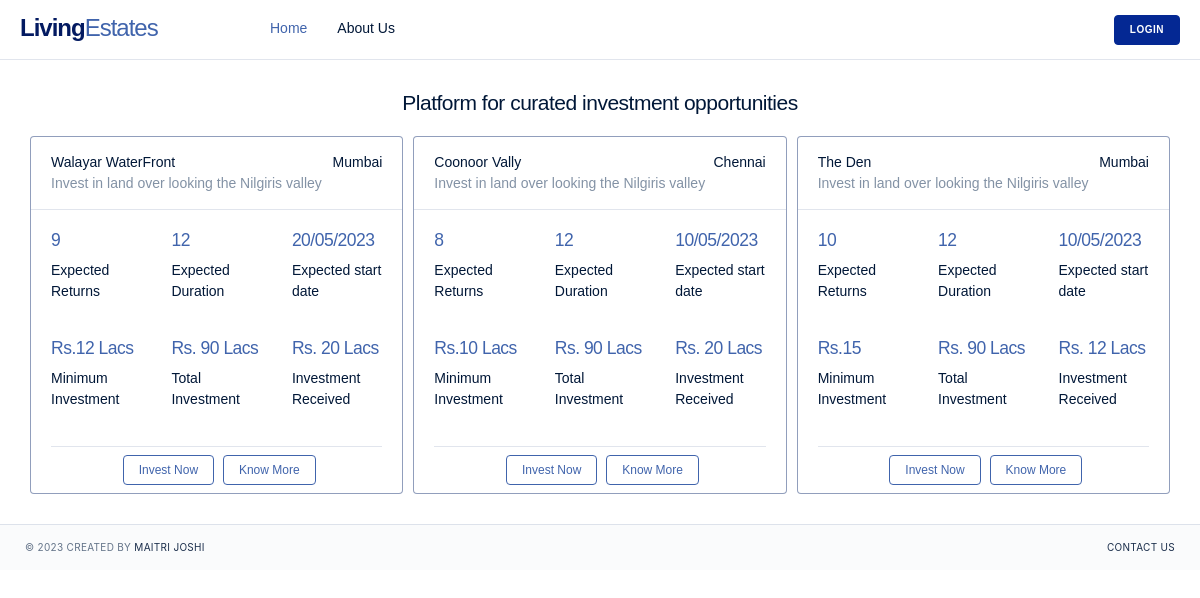
The page / on the database its author committed.
### app/models.py (models this page shows, shortened)
class Project(models.Model):
    user=models.ForeignKey(User,on_delete=models.CASCADE,null=True)
    project_name=models.CharField(max_length=100)
    proposer=models.CharField(max_length=100)
    project_manager=models.CharField(max_length=100)
    brief_desc=models.CharField(max_length=100)
    location=models.CharField(max_length=100)
    locality=models.CharField(max_length=100)
    Projected_ROI=models.CharField(max_length=100)
    start_date=models.CharField(max_length=100)
    location_link=models.CharField(max_length=100)
    expected_duration=models.CharField(max_length=100)
    min_investment=models.CharField(max_length=100)
    Investment_till_date=models.CharField(max_length=100)
    total_investment=models.CharField(max_length=100)
    land_purchased=models.CharField(max_length=20,choices=land_p)
    development=models.CharField(max_length=20,choices=dev)
    sales=models.CharField(max_length=20,choices=sales)
    detail_desc=models.TextField(max_length=1000)

### app/views.py (the view)
# urls.py: path('', views.index,name='index'),
def index(request):
    project_data=Project.objects.all()
    return render(request,'index.html',{'data':project_data})

### TEMPLATES/index.html (shortened to what this page needs)
<!DOCTYPE html>
{% load static %}
<html lang="en">
<head>
    <link rel="stylesheet" href="{% static 'css/style1.css' %}">
    <link rel="stylesheet" href="{% static 'css/dashboard.css' %}">
</head>
<body class="page-profile">
    <header class="navbar navbar-header navbar-header-fixed">
        <div class="navbar-brand">
            <a href="#" class="df-logo">Living<span>Estates</span></a>
        </div>
        <div id="navbarMenu" class="navbar-menu-wrapper">
            <ul class="nav navbar-menu">
                <li class="nav-item active">
                    <a href="{% url 'index'%}" class="nav-link">Home</a>
                </li>
                <li class="nav-item">
                    <a href="{% url 'about_us'%}" class="nav-link">About Us</a>
                </li>
            </ul>
        </div>
        <div class="navbar-right">
            <div class="d-flex mg-t-20 mg-sm-t-0">
                <div class="btn-group flex-fill">
                    <a href="{%url 'user_login' %}" class="btn btn-xs pd-x-15 btn-brand-02 btn-uppercase mg-l-5">Login</a>
                </div>
            </div>
        </div>
    </header>
<div class="content content-fixed">
    <div class="container pd-x-0 pd-lg-x-10 pd-xl-x-0">
        <div class="text-center mg-b-20 mg-lg-b-25 mg-xl-b-20">
            <div>
                <h4 class="mg-b-0 tx-spacing--1">Platform for curated investment opportunities</h4>
            </div>
        </div>
        <div class="row row-xs">
            {%for i in data%}
            <div class="col-md-6 col-xl-4 mg-t-10">
                <div class="card ht-100p">
                    <div class="card-header">
                        <div class="d-flex align-items-center justify-content-between">
                            <h6 class="mg-b-0">{{i.project_name }}</h6>
                            <span>{{i.location}}</span>
                        </div>
                        <span class="tx-color-03 tx-12">Invest in land over looking the Nilgiris valley</span>
                    </div>
                    <div class="card-body pd-b-0">
                        <div class="row mg-b-20">
                            <div class="col">
                                <h5 class="tx-normal tx-info tx-spacing--1 mg-b-10">
                                    {{i.Projected_ROI}}
                                </h5>
                                <p class="tx-11 tx-medium">Expected Returns</p>
                            </div>
                            <div class="col">
                                <h5 class="tx-normal tx-info tx-spacing--1 mg-b-10">{{i.expected_duration}}</h5>
                                <p class="tx-11 tx-medium">Expected Duration</p>
                            </div>
                            <div class="col">
                                <h5 class="tx-normal tx-info tx-spacing--1 mg-b-10">{{i.start_date}}</h5>
                                <p class="tx-11 tx-medium">Expected start date</p>
                            </div>
                        </div>
                        <div class="row mg-b-20">
                            <div class="col">
                                <h5 class="tx-normal tx-info tx-spacing--1 mg-b-10">
                                    Rs.{{i.min_investment}}
                                </h5>
                                <p class="tx-11 tx-medium">Minimum Investment</p>
                            </div>
                            <div class="col">
                                <h5 class="tx-normal tx-info tx-spacing--1 mg-b-10">Rs. {{i.total_investment}}</h5>
                                <p class="tx-11 tx-medium">Total Investment</p>
                            </div>
                            <div class="col">
                                <h5 class="tx-normal tx-info tx-spacing--1 mg-b-10">Rs. {{i.Investment_till_date}}</h5>
                                <p class="tx-11 tx-medium">Investment Received</p>
                            </div>
                        </div>
                        <div class="card-footer text-center tx-13">
                            <a href="{%url 'user_login'%}" class="btn btn-xs btn-outline-facebook mg-l-5">Invest Now</a>
                            <a href="{%url 'user_login'%}" class="btn btn-xs btn-outline-facebook mg-l-5">Know More</a>
                        </div>
                    </div>
                </div>
            </div>
            {%endfor%}
        </div>
    </div>
</div>
    <footer class="footer">
        <div>
            <span>&copy; 2023 </span>
            <span>Created by <a href="#">Maitri Joshi</a></span>
        </div>
        <div>
            <nav class="nav">
                <a href="#" class="nav-link">Contact Us</a>
            </nav>
        </div>
    </footer>
</body>
</html>

### rows shown on the page
Project: project_name "Walayar WaterFront", location "Mumbai", Projected_ROI "9", expected_duration "12", start_date "20/05/2023", min_investment "12 Lacs", total_investment "90 Lacs", Investment_till_date "20 Lacs"
Project: project_name "Coonoor Vally", location "Chennai", Projected_ROI "8", expected_duration "12", start_date "10/05/2023", min_investment "10 Lacs", total_investment "90 Lacs", Investment_till_date "20 Lacs"
Project: project_name "The Den", location "Mumbai", Projected_ROI "10", expected_duration "12", start_date "10/05/2023", min_investment "15", total_investment "90 Lacs", Investment_till_date "12 Lacs"
